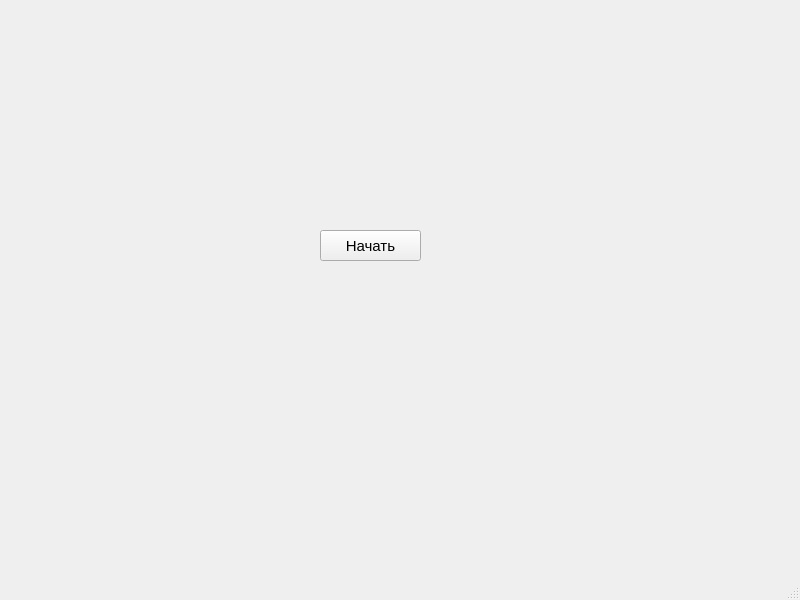
<?xml version="1.0" encoding="UTF-8"?>
<ui version="4.0">
 <class>MainWindow</class>
 <widget class="QMainWindow" name="MainWindow">
  <property name="geometry">
   <rect>
    <x>0</x>
    <y>0</y>
    <width>800</width>
    <height>600</height>
   </rect>
  </property>
  <property name="windowTitle">
   <string>Git и желтые окружности</string>
  </property>
  <widget class="QWidget" name="centralwidget">
   <widget class="QPushButton" name="pushButton">
    <property name="geometry">
     <rect>
      <x>320</x>
      <y>230</y>
      <width>101</width>
      <height>31</height>
     </rect>
    </property>
    <property name="font">
     <font>
      <pointsize>11</pointsize>
     </font>
    </property>
    <property name="text">
     <string>Начать</string>
    </property>
   </widget>
  </widget>
  <widget class="QMenuBar" name="menubar">
   <property name="geometry">
    <rect>
     <x>0</x>
     <y>0</y>
     <width>800</width>
     <height>26</height>
    </rect>
   </property>
  </widget>
  <widget class="QStatusBar" name="statusbar"/>
 </widget>
 <resources/>
 <connections/>
</ui>
